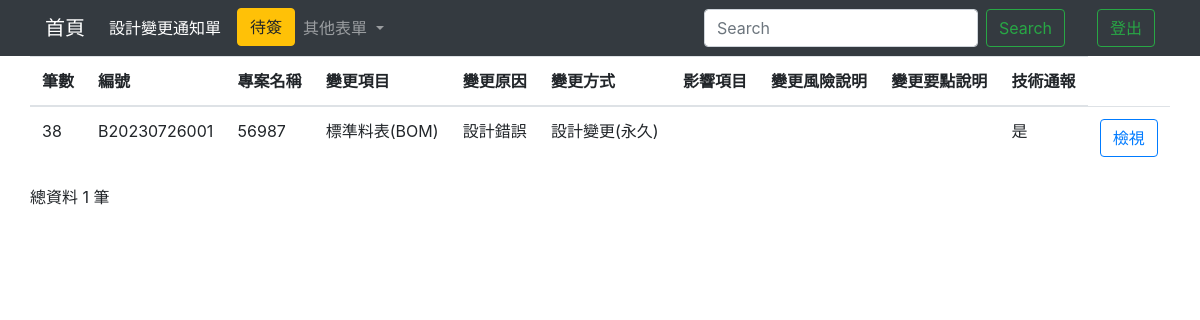
/changeallIndex/, run on the app's committed database.
### testapp/models.py (models this page shows)
class Change(models.Model):
    cNumber = models.CharField(max_length=50, default='', null=False) #編號
    cProjectName = models.CharField(max_length=50, default='', null=False) #專案名稱
    cChangeitem = models.CharField(max_length=20, null=False) #變更項目
    cChangereason = models.CharField(max_length=20, null=False) #變更原因
    cHowChange = models.CharField(max_length=10, null=False)#如何變更(設計變更、規格變更)
    cAffectitem = models.TextField()#影響項目
    cEarn = models.CharField(max_length=10,null=False,default='')#有償無償
    cRisk = models.TextField()#變更風險說明
    cKeypoint = models.TextField()#變更要點說明
    cOption_FS = models.TextField()#廠務部建議
    cOption_Design = models.TextField()#設計部建議
    cOption_Quality = models.TextField()#品管部建議
    cOption_Purchase = models.TextField()#採購建議
    cCC = models.CharField(max_length=10, blank=True) #副本印製
    cTech_bulletin = models.CharField(max_length=5, null=False)#是否技術通報
    cApproved = models.CharField(max_length=20,blank=True)#核准人
    cReview = models.CharField(max_length=20,blank=True)#審查人
    cUndertaker = models.CharField(max_length=20,blank=True)#承辦人
    cFs_Sign = models.CharField(max_length=5,blank=True) #廠務部是否有簽名
    cDesign_Sign = models.CharField(max_length=5,blank=True) #設計部是否有簽名
    cQuality_Sign = models.CharField(max_length=5,blank=True)  #品管部是否有簽名
    cPurchase_Sign = models.CharField(max_length=5,blank=True) #採購是否有簽名
    home = models.OneToOneField(Home, on_delete=models.CASCADE,default='')

### testapp/views.py (the view)
# urls.py: path('changeallIndex/',changeallIndex),
def changeallIndex(request):
    if request.user.is_authenticated:
        username=request.user.username
        authenticate=request.user.is_staff
        firstname = request.user.first_name
    if 'q' in request.GET:
        q = request.GET['q']
        multiple_q = Q(Q(cNumber__icontains=q) | Q(cProjectName__icontains=q) | Q(cChangeitem__icontains=q) | Q(cChangereason__icontains=q) | Q(cHowChange__icontains=q))
        changeall = Change.objects.filter(multiple_q)
    else:
        changeall = Change.objects.all().order_by("id")
    changeallCount = len(changeall)
    return render(request, "changeall_Index.html",locals())

### templates/changeall_Index.html (shortened to what this page needs)
<!DOCTYPE html>
<html lang="en">
<head>
  <link rel="stylesheet" href="https://cdn.jsdelivr.net/npm/bootstrap@4.6.2/dist/css/bootstrap.min.css">
  {% load static %}
</head>
<body>
  <nav class="navbar navbar-expand-lg navbar-dark bg-dark">
    <div class="container">
      <a class="navbar-brand" href="/homeIndex/">首頁</a>
      <div class="collapse navbar-collapse" id="navbarSupportedContent">
        <ul class="navbar-nav mr-auto">
          <li class="nav-item active">
            <a class="nav-link disabled">設計變更通知單 <span class="sr-only">(current)</span></a>
          </li>
          <ul class="navbar-nav ml-2">
            <li class="nav-item">
              <button class="btn btn-warning my-2 my-sm-0" id="{{firstname}}" onclick="perosonIndex(event)">待簽</button>
            </li>
          </ul>
          <li class="nav-item dropdown">
            <a class="nav-link dropdown-toggle" href="#" role="button" data-toggle="dropdown" aria-expanded="false">
              其他表單
            </a>
          </li>
        </ul>
        <form class="form-inline my-2 my-lg-0">
          <input class="form-control mr-sm-2" name='q' type="search" placeholder="Search" aria-label="Search">
          <button class="btn btn-outline-success my-2 my-sm-0" type="submit">Search</button>
        </form>
        <ul class="navbar-nav ml-2">
          <li class="nav-item active">
            <a class="nav-link disabled" style="color: green;">{{firstname}} <span class="sr-only">(current)</span></a>
          </li>
        </ul>
        <ul class="navbar-nav ml-2">
          <li class="nav-item">
            <button class="btn btn-outline-success my-2 my-sm-0" onclick="Logout(event)">登出</button>
          </li>
        </ul>
      </div>
    </div>
  </nav>
  <form action="." method="POST">
    <div class="container">
      <div class="row">
        <table class="table">
          <thead>
            <th scope="col">筆數</th>
            <th scope="col">編號</th>
            <th scope="col">專案名稱</th>
            <th scope="col">變更項目</th>
            <th scope="col">變更原因</th>
            <th scope="col">變更方式</th>
            <th scope="col">影響項目</th>
            <th scope="col">變更風險說明</th>
            <th scope="col">變更要點說明</th>
            <th scope="col">技術通報</th>
          </thead>
          <tbody>
            {% for unit in changeall %}
            <tr>
              <td>{{unit.id}}</td>
              <td>{{unit.cNumber}}</td>
              <td>{{unit.cProjectName}}</td>
              <td>{{unit.cChangeitem}}</td>
              <td>{{unit.cChangereason}}</td>
              <td>{{unit.cHowChange}}</td>
              <td>{{unit.cAffectitem}}</td>
              <td>{{unit.cRisk}}</td>
              <td>{{unit.cKeypoint}}</td>
              <td>{{unit.cTech_bulletin}}</td>
              <td>
                <button type="button" class="btn btn-outline-primary" id="{{unit.cNumber}}" onclick="View()">檢視</button>
              </td>
            </tr>
            {% endfor %}
          </tbody>
        </table>
      </div>
    </div>
  </form>
  <div class="container">
    <div class="row">
      <p>總資料 {{changeallCount}} 筆</p>
    </div>
  </div>
</body>
</html>

### data on the page
Change: id "38", cNumber "B20230726001", cProjectName "56987", cChangeitem "標準料表(BOM)", cChangereason "設計錯誤", cHowChange "設計變更(永久)", cTech_bulletin "是"

### other printed values
{{ changeallCount }} "1"
